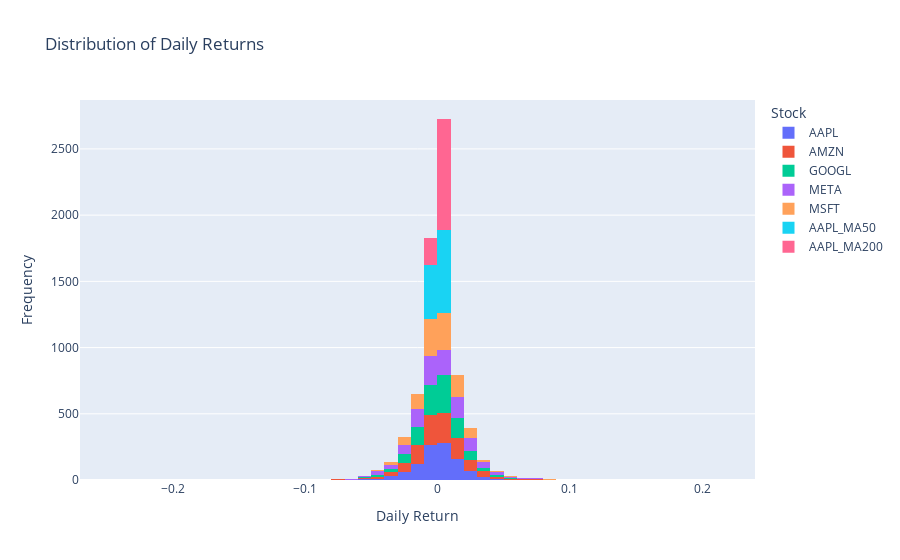

Source (notebook cell):
### Markdown cell above
# Return plot

### Code cell
import plotly.express as px

returns = adj_close.pct_change().dropna()

fig_hist = px.histogram(returns, x=returns.columns, 
                        nbins=50, 
                        labels={'value': 'Daily Return', 'variable': 'Stock'},
                        title='Distribution of Daily Returns')

fig_hist.update_layout(
    xaxis_title='Daily Return',
    yaxis_title='Frequency',
    legend_title='Stock',
    hovermode='x unified'
)

fig_hist.show()

# fig_box = px.box(returns, y=returns.columns, 
#                  labels={'value': 'Daily Return', 'variable': 'Stock'},
#                  title='Box Plot of Daily Returns')

# fig_box.update_layout(
#     yaxis_title='Daily Return',
#     legend_title='Stock',
#     hovermode='x unified'
# )

# fig_box.show()

### Figure 1 — Plotly figure (JSON) as saved in the notebook; plotly's stock layout.template omitted (floating-point values rounded to 4 significant figures; data arrays with more than 128 entries replaced by an {"elided": "..."} marker saying what was removed)
{"data": [{"alignmentgroup": "True", "bingroup": "x", "hovertemplate": "Stock=AAPL<br>Daily Return=%{x}<br>count=%{y}<extra></extra>", "legendgroup": "AAPL", "marker": {"color": "#636efa", "pattern": {"shape": ""}}, "name": "AAPL", "nbinsx": 50, "offsetgroup": "AAPL", "orientation": "v", "showlegend": true, "type": "histogram", "x": {"elided": "1041 float values"}, "xaxis": "x", "yaxis": "y"}, {"alignmentgroup": "True", "bingroup": "x", "hovertemplate": "Stock=AMZN<br>Daily Return=%{x}<br>count=%{y}<extra></extra>", "legendgroup": "AMZN", "marker": {"color": "#EF553B", "pattern": {"shape": ""}}, "name": "AMZN", "nbinsx": 50, "offsetgroup": "AMZN", "orientation": "v", "showlegend": true, "type": "histogram", "x": {"elided": "1041 float values"}, "xaxis": "x", "yaxis": "y"}, {"alignmentgroup": "True", "bingroup": "x", "hovertemplate": "Stock=GOOGL<br>Daily Return=%{x}<br>count=%{y}<extra></extra>", "legendgroup": "GOOGL", "marker": {"color": "#00cc96", "pattern": {"shape": ""}}, "name": "GOOGL", "nbinsx": 50, "offsetgroup": "GOOGL", "orientation": "v", "showlegend": true, "type": "histogram", "x": {"elided": "1041 float values"}, "xaxis": "x", "yaxis": "y"}, {"alignmentgroup": "True", "bingroup": "x", "hovertemplate": "Stock=META<br>Daily Return=%{x}<br>count=%{y}<extra></extra>", "legendgroup": "META", "marker": {"color": "#ab63fa", "pattern": {"shape": ""}}, "name": "META", "nbinsx": 50, "offsetgroup": "META", "orientation": "v", "showlegend": true, "type": "histogram", "x": {"elided": "1041 float values"}, "xaxis": "x", "yaxis": "y"}, {"alignmentgroup": "True", "bingroup": "x", "hovertemplate": "Stock=MSFT<br>Daily Return=%{x}<br>count=%{y}<extra></extra>", "legendgroup": "MSFT", "marker": {"color": "#FFA15A", "pattern": {"shape": ""}}, "name": "MSFT", "nbinsx": 50, "offsetgroup": "MSFT", "orientation": "v", "showlegend": true, "type": "histogram", "x": {"elided": "1041 float values"}, "xaxis": "x", "yaxis": "y"}, {"alignmentgroup": "True", "bingroup": "x", "hovertemplate": "Stock=AAPL_MA50<br>Daily Return=%{x}<br>count=%{y}<extra></extra>", "legendgroup": "AAPL_MA50", "marker": {"color": "#19d3f3", "pattern": {"shape": ""}}, "name": "AAPL_MA50", "nbinsx": 50, "offsetgroup": "AAPL_MA50", "orientation": "v", "showlegend": true, "type": "histogram", "x": {"elided": "1041 float values"}, "xaxis": "x", "yaxis": "y"}, {"alignmentgroup": "True", "bingroup": "x", "hovertemplate": "Stock=AAPL_MA200<br>Daily Return=%{x}<br>count=%{y}<extra></extra>", "legendgroup": "AAPL_MA200", "marker": {"color": "#FF6692", "pattern": {"shape": ""}}, "name": "AAPL_MA200", "nbinsx": 50, "offsetgroup": "AAPL_MA200", "orientation": "v", "showlegend": true, "type": "histogram", "x": {"elided": "1041 float values"}, "xaxis": "x", "yaxis": "y"}], "layout": {"barmode": "relative", "hovermode": "x unified", "legend": {"title": {"text": "Stock"}, "tracegroupgap": 0}, "title": {"text": "Distribution of Daily Returns"}, "xaxis": {"anchor": "y", "domain": [0, 1], "title": {"text": "Daily Return"}}, "yaxis": {"anchor": "x", "domain": [0, 1], "title": {"text": "Frequency"}}}}
